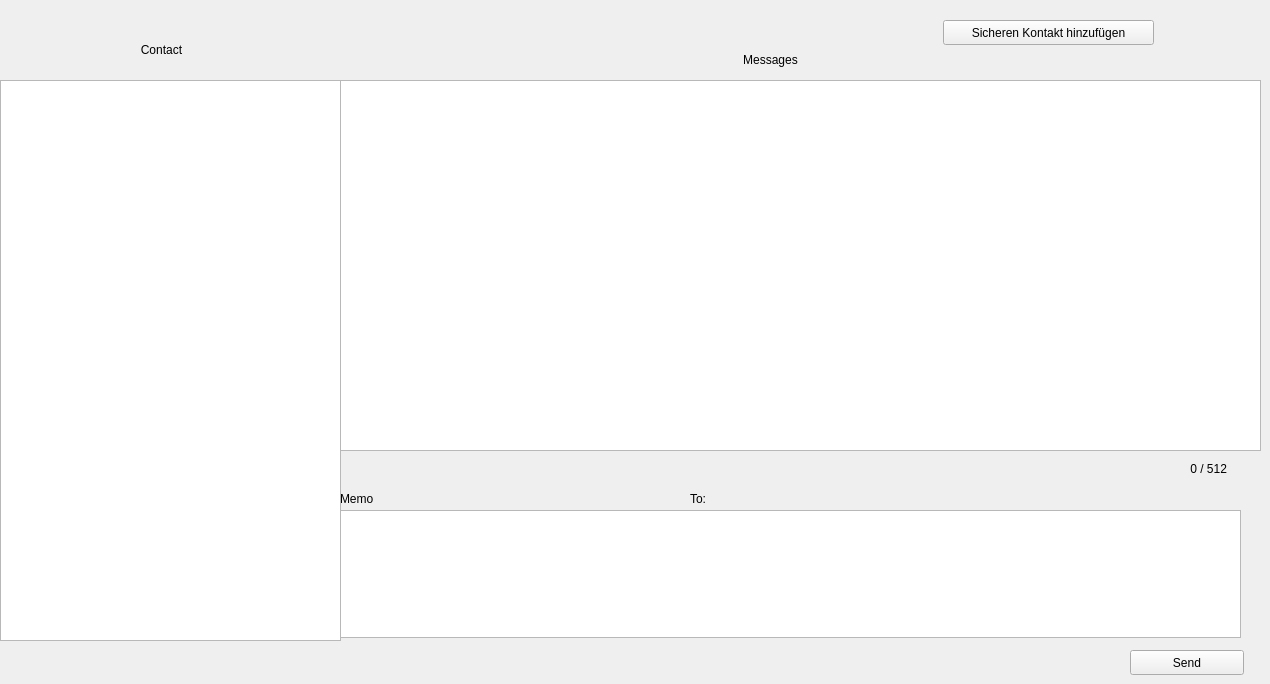
      <widget class="QWidget" name="tab_6">
       <attribute name="title">
        <string>HushChat</string>
       </attribute>
       <widget class="QListWidget" name="listContactWidget">
        <property name="geometry">
         <rect>
          <x>0</x>
          <y>80</y>
          <width>341</width>
          <height>561</height>
         </rect>
        </property>
       </widget>
       <widget class="QLabel" name="label_39">
        <property name="geometry">
         <rect>
          <x>6</x>
          <y>40</y>
          <width>311</width>
          <height>20</height>
         </rect>
        </property>
        <property name="text">
         <string>&lt;html&gt;&lt;head/&gt;&lt;body&gt;&lt;p align=&quot;center&quot;&gt;Contact&lt;/p&gt;&lt;/body&gt;&lt;/html&gt;</string>
        </property>
       </widget>
       <widget class="QLabel" name="label_40">
        <property name="geometry">
         <rect>
          <x>340</x>
          <y>490</y>
          <width>331</width>
          <height>17</height>
         </rect>
        </property>
        <property name="text">
         <string>Memo</string>
        </property>
       </widget>
       <widget class="MemoEdit" name="memoTxtChat">
        <property name="geometry">
         <rect>
          <x>340</x>
          <y>510</y>
          <width>901</width>
          <height>128</height>
         </rect>
        </property>
       </widget>
       <widget class="QLabel" name="memoSizeChat">
        <property name="geometry">
         <rect>
          <x>1180</x>
          <y>460</y>
          <width>47</width>
          <height>17</height>
         </rect>
        </property>
        <property name="text">
         <string notr="true">0 / 512</string>
        </property>
        <property name="alignment">
         <set>Qt::AlignRight|Qt::AlignTrailing|Qt::AlignVCenter</set>
        </property>
       </widget>
       <widget class="QLabel" name="label_41">
        <property name="geometry">
         <rect>
          <x>340</x>
          <y>50</y>
          <width>861</width>
          <height>20</height>
         </rect>
        </property>
        <property name="text">
         <string>&lt;html&gt;&lt;head/&gt;&lt;body&gt;&lt;p align=&quot;center&quot;&gt;Messages&lt;/p&gt;&lt;/body&gt;&lt;/html&gt;</string>
        </property>
       </widget>
       <widget class="QListWidget" name="listChatMemo">
        <property name="enabled">
         <bool>true</bool>
        </property>
        <property name="geometry">
         <rect>
          <x>340</x>
          <y>80</y>
          <width>921</width>
          <height>371</height>
         </rect>
        </property>
        <property name="editTriggers">
         <set>QAbstractItemView::NoEditTriggers</set>
        </property>
        <property name="showDropIndicator" stdset="0">
         <bool>false</bool>
        </property>
        <property name="defaultDropAction">
         <enum>Qt::IgnoreAction</enum>
        </property>
        <property name="selectionMode">
         <enum>QAbstractItemView::NoSelection</enum>
        </property>
       </widget>
       <widget class="QPushButton" name="sendChatButton">
        <property name="geometry">
         <rect>
          <x>1130</x>
          <y>650</y>
          <width>114</width>
          <height>25</height>
         </rect>
        </property>
        <property name="baseSize">
         <size>
          <width>100</width>
          <height>0</height>
         </size>
        </property>
        <property name="text">
         <string>Send</string>
        </property>
        <property name="flat">
         <bool>false</bool>
        </property>
       </widget>
       <widget class="QLabel" name="label_42">
        <property name="geometry">
         <rect>
          <x>690</x>
          <y>490</y>
          <width>67</width>
          <height>17</height>
         </rect>
        </property>
        <property name="text">
         <string>To:</string>
        </property>
       </widget>
       <widget class="QLabel" name="ContactName">
        <property name="geometry">
         <rect>
          <x>520</x>
          <y>490</y>
          <width>67</width>
          <height>17</height>
         </rect>
        </property>
        <property name="text">
         <string/>
        </property>
       </widget>
       <widget class="QLabel" name="ContactZaddr">
        <property name="geometry">
         <rect>
          <x>740</x>
          <y>490</y>
          <width>171</width>
          <height>17</height>
         </rect>
        </property>
        <property name="text">
         <string/>
        </property>
       </widget>
       <widget class="QPushButton" name="safeContactRequest">
        <property name="geometry">
         <rect>
          <x>943</x>
          <y>20</y>
          <width>211</width>
          <height>25</height>
         </rect>
        </property>
        <property name="baseSize">
         <size>
          <width>100</width>
          <height>0</height>
         </size>
        </property>
        <property name="text">
         <string>Sicheren Kontakt hinzufügen</string>
        </property>
        <property name="flat">
         <bool>false</bool>
        </property>
       </widget>
      </widget>
